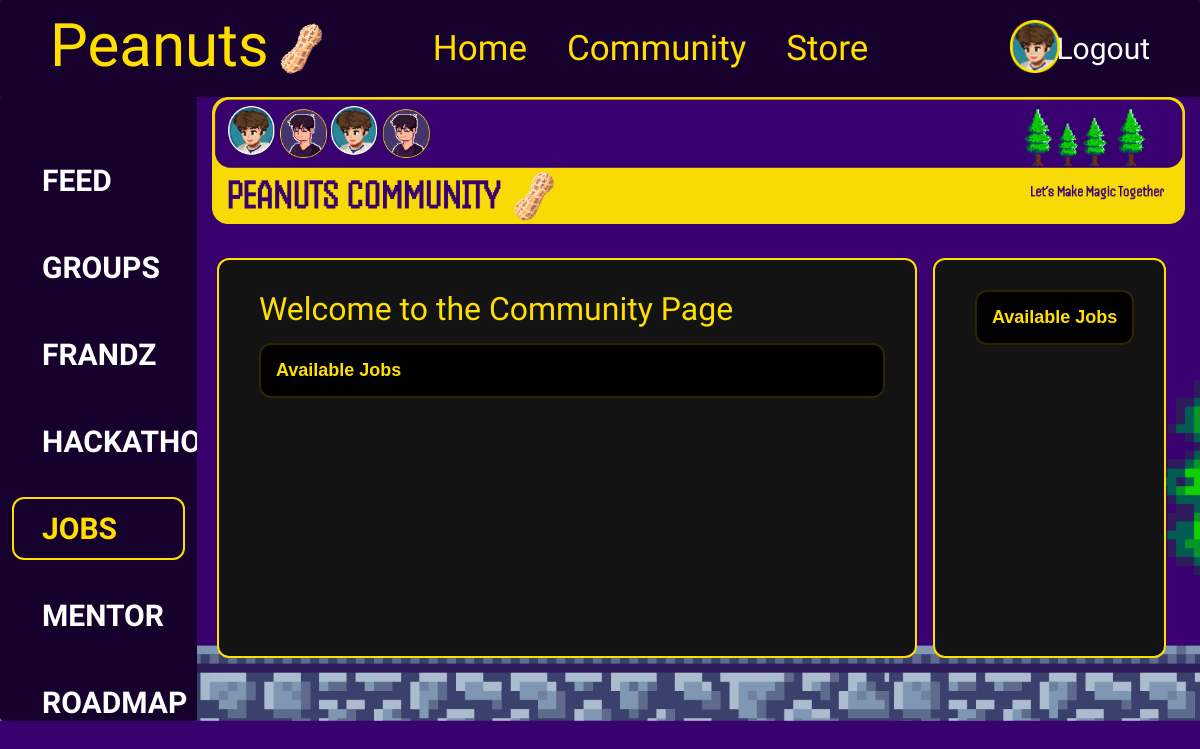
Page /accounts/community/jobs/ (signed in) on the earlier database version.
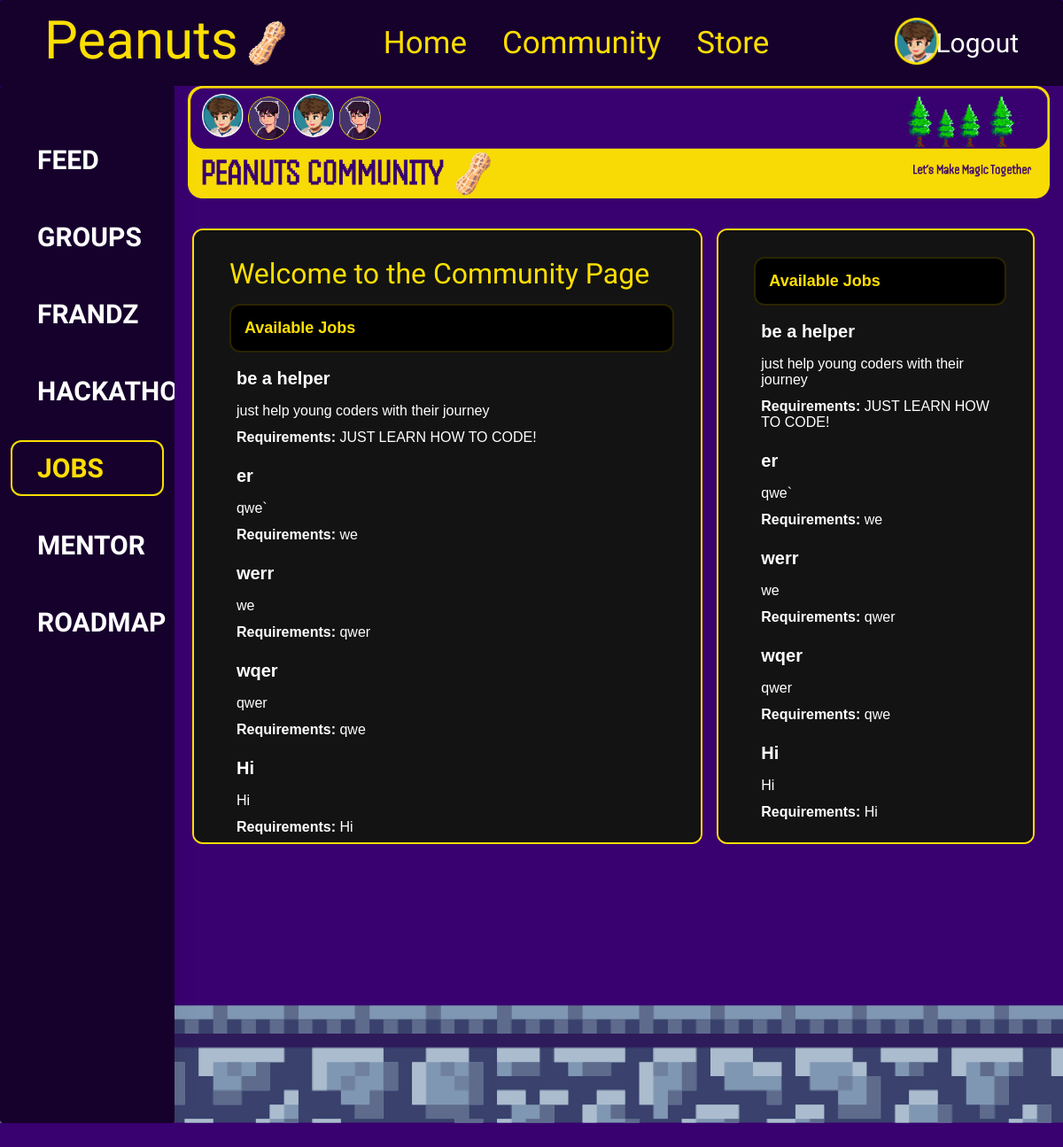
Same page on the later database version.
### mainApp/models.py (models this page shows, shortened)
class Job(models.Model):
    title = models.CharField(max_length=200)
    description = models.TextField()
    requirements = models.TextField()
    posted_at = models.DateTimeField(auto_now_add=True)

### mainApp/views.py (the view)
# urls.py: path('accounts/community/jobs/', views.jobs, name='jobs'),
@login_required
def jobs(request):
    jobs = Job.objects.all()
    context = {
        'jobs': jobs
    }
    return render(request, 'jobs.html', context)

### mainApp/templates/jobs.html (shortened to what this page needs)
<!DOCTYPE html>
<html lang="en">
<head>
    {% load static %}
    <link rel="stylesheet" href="{% static 'index.css' %}">
    <link rel="stylesheet" href="{% static 'community.css' %}">
    <link rel="stylesheet" href="{% static 'cursor.css' %}">
</head>
<body>
    <div class="_3d-pixel-cursor__arrow">
        <header>
            <div class="logo">
                Peanuts
                <img class="logo_img" width="70px" src="{% static 'assets/peanut.png' %}" alt="">
            </div>
            <nav>
                <ul class="main_nav">
                    <li><a class="_3d-pixel-cursor__pointer" href="{% url 'home' %}">Home</a></li>
                    <li><a class="_3d-pixel-cursor__pointer" href="{% url 'community_page' %}">Community</a></li>
                    <li><a class="_3d-pixel-cursor__pointer" href="{% url 'store' %}">Store</a></li>
                </ul>
            </nav>
            <nav>
                <ul>
                    {% if user.is_authenticated %}
                    <li><a class="_3d-pixel-cursor__pointer" href="{% url 'profile' %}">
                            <img src="{% static 'assets/profile.png' %}"
                                style="position: absolute; right: 140px; top: 20px;" width="50px" alt="">
                        </a></li>
                    <li>
                        <form method="POST" action="{% url 'logout' %}" style="display:inline;">
                            <button type="submit" class="sign-up _3d-pixel-cursor__pointer"
                                style="background:none;border:none;color:#ffffff;cursor:pointer;">Logout</button>
                        </form>
                    </li>
                    {% else %}
                    <li><a class="_3d-pixel-cursor__pointer" class="sign-up" href="{% url 'login' %}">Login</a></li>
                    {% endif %}
                </ul>
            </nav>
        </header>
        <div class="main">
            <div class="sidebar">
                <ul>
                    <li><a href="{% url 'community_feed' %}" class=" _3d-pixel-cursor__pointer"><span>FEED</span></a></li>
                    <li><a href="{% url 'groups' %}" class=" _3d-pixel-cursor__pointer"><span>GROUPS</span></a></li>
                    <li><a href="{% url 'frandz' %}" class=" _3d-pixel-cursor__pointer"><span>FRANDZ</span></a></li>
                    <li><a href="{% url 'hackathons' %}" class=" _3d-pixel-cursor__pointer"><span>HACKATHONS</span></a></li>
                    <li><a href="{% url 'jobs' %}" class="active _3d-pixel-cursor__pointer"><span>JOBS</span></a></li>
                    <li><a href="{% url 'mentor' %}" class=" _3d-pixel-cursor__pointer"><span>MENTOR</span></a></li>
                    <li><a href="{% url 'roadmap' %}" class=" _3d-pixel-cursor__pointer"><span>ROADMAP</span></a></li>
                </ul>
            </div>
            <main>
                <img src="{% static 'assets/community_bar.png' %}" style="margin-left: 15px; margin-right: 15px;"
                    width="97%" alt="">
                <div class="page-content">
                    <div class="main-container">
                        <h1 class="community_heading">Welcome to the Community Page</h1>
                        <div class="Available_Jobs">
                            <h2>Available Jobs</h2>
                            <ul class="jobs">
                                {% for job in jobs %}
                                <li class="job_description">
                                    <h3>{{ job.title }}</h3>
                                    <p>{{ job.description }}</p>
                                    <p><strong>Requirements:</strong> {{ job.requirements }}</p>
                                </li>
                                {% endfor %}
                            </ul>
                        </div>
                    </div>
                    <div class="side-container">
                        <div class="Available_Jobs">
                            <h2>Available Jobs</h2>
                            <ul class="jobs">
                                {% for job in jobs %}
                                <li class="job_description">
                                    <h3>{{ job.title }}</h3>
                                    <p>{{ job.description }}</p>
                                    <p><strong>Requirements:</strong> {{ job.requirements }}</p>
                                </li>
                                {% endfor %}
                            </ul>
                        </div>
                    </div>
                </div>
            </main>
        </div>
    </div>
</body>
</html>

### mainApp/static/index.css (style rules this page uses)
body { background:url("../static/assets/background.png"); background-size: cover; color: #fff; margin: 0; padding: 0; }
header { display: flex; align-items: center; justify-content: space-between; align-items: center; padding: 10px 50px; background-color: #16002C; }
.logo { display: flex; font-family: "Handjet", sans-serif; color: #ffdf00; font-size: 60px; }
.logo_img { width: 20%; margin-top: 10px; margin-bottom: 10px; }
nav ul { list-style: none; display: flex; gap: 40px; }
nav ul li a { color: #ffdf00; text-decoration: none; font-size: 35px; font-family: "Handjet", sans-serif; cursor: pointer; transition: 0.2s ease-in-out; }
.sign-up { background-color: #ccc; border: none; font-size: 30px; cursor: pointer; font-family: "Handjet", sans-serif; }
h2 { color: #ffdf00; margin-bottom: 10px; }
.main_nav { margin-right: 100px; }

### mainApp/static/community.css (style rules this page uses)
* { margin: 0; padding: 0; }
.main { height: calc(100% - 50px); display: flex; flex: 1; }
.sidebar { height: 78vh; width: 300px; box-sizing: border-box; box-shadow: 0 0 2rem 0 rgb(0 0 0 / 5%); overflow: hidden; transition: width 0.5s ease; background-color: #16002C; }
.sidebar ul { display: flex; flex-direction: column; margin-top: 40px; }
.sidebar ul li { display: flex; align-items: center; padding: 12px; }
.sidebar ul li a { font-family: "Handjet", sans-serif; font-weight: 600; color: #ffffff; border: 2px solid #16002C; border-radius: 12px; text-decoration: none; display: flex; align-items: center; width: 100%; white-space: nowrap; padding: 12px; transition: 0.2s ease-in-out; }
.sidebar ul li a.active, .sidebar ul li a:hover { border: 2px solid #ffdf00; border-radius: 12px; color: #ffdf00; }
.sidebar ul li span { margin-left: 16px; font-size: 30px; font-weight: 600; }
.page-content { padding: 10px 20px; display: flex; box-sizing: border-box; width: 100%; flex: 1; }
.page-content h1 { padding-bottom: 15px; font-weight: 400; }
.main-container { background-color: #131313; padding: 30px; padding-left: 40px; height: 42vh; border-radius: 12px; border: 2px solid #ffdf00; width: 65%; margin-top: 20px; }
.side-container { background-color: #131313; padding: 30px; padding-left: 40px; height: 42vh; border-radius: 12px; margin: 12px; margin-left: 16px; border: 2px solid #ffdf00; margin-top: 20px; }
.community_heading { color: #ffdf00; font-family: "Handjet", sans-serif; }
.Available_Jobs > h2 { background-color: #000000; font-size: 18px; padding: 15px; border-radius: 12px; border: 2px solid #ffdd002b; font-family: "Poppins", sans-serif; }
.job_description { padding-bottom: 11px; }
.job_description>h3 { font-size: 20px; padding: 8px; font-family:'Gill Sans', 'Gill Sans MT', Calibri, 'Trebuchet MS', sans-serif; text-decoration: none; }
.job_description>p { padding: 8px; padding-bottom: 4px; font-family: "Poppins", sans-serif; }

### mainApp/static/cursor.css (style rules this page uses)
div { position: relative; border-radius: 3px; overflow: auto; }
div:last-child { margin-bottom: 0; }
._3d-pixel-cursor__arrow { background-position: center; background-repeat: no-repeat; }
._3d-pixel-cursor__pointer { background-position: center; background-repeat: no-repeat; }

Differences in the rows shown:
added Job: title "be a helper", description "just help young coders with their journey", requirements "JUST LEARN HOW TO CODE!"
added Job: title "er", description "qwe`", requirements "we"
added Job: title "werr", description "we", requirements "qwer"
added Job: title "wqer", description "qwer", requirements "qwe"
added Job: title "Hi", description "Hi", requirements "Hi"
